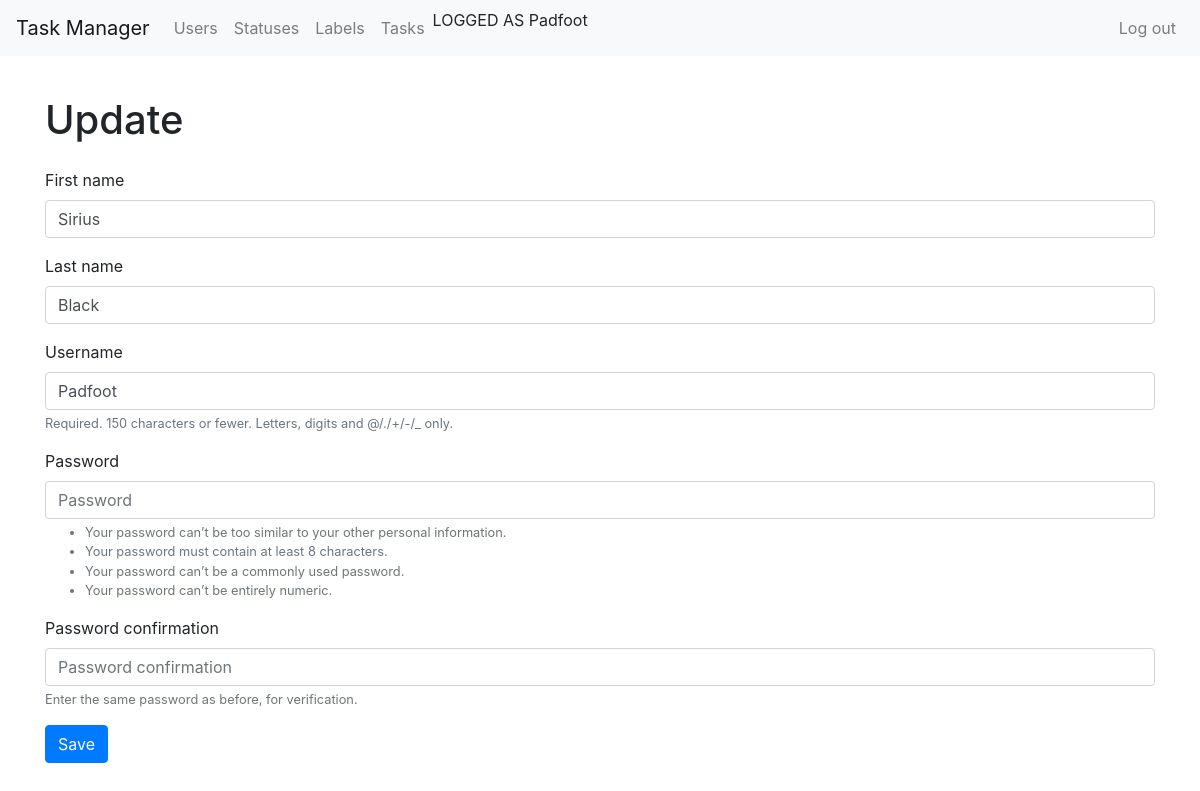
The app's page /users/2/update (signed in) with its own data.
### users/models.py (models this page shows)
class User(AbstractUser):
    def __str__(self):
        return self.get_full_name()

### users/views.py (the view)
# urls.py: path('<int:pk>/update', views.UpdateUserView.as_view(), name='update'),
class UpdateUserView(LoginRequired,
                     Permission,
                     SuccessMessageMixin,
                     UpdateView):
    model = User
    form_class = UserRegistration
    template_name = 'users/user_update.html'
    success_message = 'Update successful'

### users/forms.py
class UserRegistration(UserCreationForm):
    class Meta:
        model = models.User
        fields = (
            'first_name',
            'last_name',
            'username',
            'password1',
            'password2')
        labels = {
            'first_name': 'First name',
            'last_name': 'Last name',
            'username': 'Username',
        }

### task_manager/utils.py (called while the page is built)
    def test_func(self):
        user = self.get_object()
        return self.request.user.id == user.id

    def dispatch(self, request, *args, **kwargs):
        if not request.user.is_authenticated:
            messages.warning(self.request, Flashes.UNAUTHORIZED.value)
            return self.handle_no_permission()
        if not self.get_object().pk == self.request.user.pk:
            messages.warning(self.request,
                             Flashes.NO_PEREMISSION_USER_UPDATE.value)
            return redirect('users_list')
        return super().dispatch(request, *args, **kwargs)

### users/templates/users/user_update.html (shortened to what this page needs)
{% extends 'main_page/base.html' %}
{% load bootstrap4 %}
{% block body %}
    <h1 class="my-4">Update</h1>
    <form method="post">
    {% bootstrap_form form %}
        <button type="submit" class="btn btn-primary">Save</button>
    </form>
{% endblock %}

### main_page/templates/main_page/base.html (shortened to what this page needs)
{% load bootstrap4 %}
{% bootstrap_css %}
<!DOCTYPE html>
<html lang="ru-ru">
  <head>
    <link href="https://cdn.jsdelivr.net/npm/bootstrap@4.6.0/dist/css/bootstrap.min.css" rel="stylesheet">
  </head>
  <body class="d-flex flex-column min-vh-100">
    <nav class="navbar navbar-expand-lg navbar-light bg-light mb-3">
      <a class="navbar-brand" href="/">Task Manager</a>
      <div class="collapse navbar-collapse" id="navbarToggleExternalContent">
        <ul class="navbar-nav mr-auto">
          <li class="nav-item">
            <a class="nav-link" href="{% url 'users_list' %}">Users</a>
          </li>
            {% if request.user.is_authenticated %}
            <li>
            <a class="nav-link" href="{% url 'status_list' %}">Statuses</a>
            </li>
            <li>
              <a class="nav-link" href="{% url 'labels_list' %}">Labels</a>
            </li>
            <li>
             <a class="nav-link" href="{% url 'tasks_list' %}">Tasks</a>
            </li>
                <li>LOGGED AS {{ user.username }}</li>
            {% endif %}
        </ul>
        <ul class="navbar-nav">
            {% if not request.user.is_authenticated %}
            <li class="nav-item">
              <a class="nav-link" href="{% url 'login' %}">Log in</a>
            </li>
            <li class="nav-item">
              <a class="nav-link" href="{% url 'user_create' %}">Registration</a>
            </li>
            {% else %}
            <li>
                <a class="nav-link" href="{% url 'logout' %}">Log out</a>
            </li>
            {% endif %}
        </ul>
      </div>
    </nav>
    <div class="container wrapper flex-grow-1">
{% block body %}{% endblock %}
</html>

### records on screen
User: username "Padfoot", first_name "Sirius", last_name "Black"
